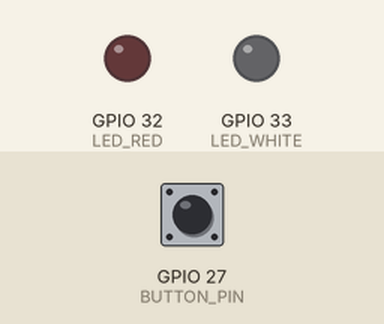
Simulated run of this sketch. Board: ESP32. On the bench: output pins drawn as LEDs (lit = HIGH). Inputs (shaded band) come from the test bench; at power-on: GPIO 27 (BUTTON_PIN) LOW.

Above: at 1.2 s.
1.3 s: GPIO 27 (BUTTON_PIN) pulled HIGH for 0.15 s
At 2.1 s:
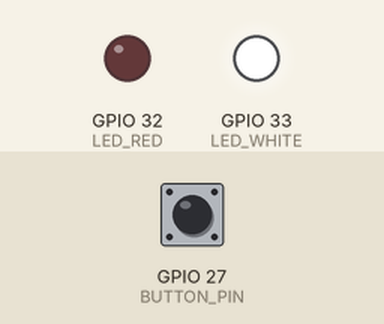
2.9 s: GPIO 27 (BUTTON_PIN) pulled HIGH for 1 s
At 3.3 s:
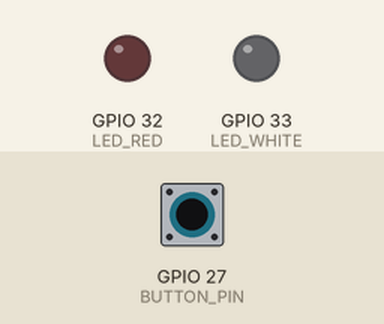
5.4 s: GPIO 27 (BUTTON_PIN) pulled HIGH for 3.2 s
At 6.4 s:
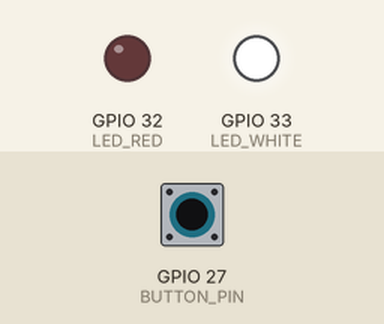
Timing chart, 0 to 8.4 s (numbered marks = the images above; inputs shaded):
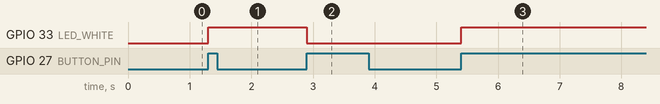

The sketch:

LED_button_ON_OFF.ino
```cpp
#define LED_WHITE  33
#define LED_RED    32
#define BUTTON_PIN 27

bool ledState = false;
int lastButton = LOW;
unsigned long lastChange = 0;
const unsigned long DEBOUNCE_MS = 50;

void setup() {
  pinMode(LED_WHITE, OUTPUT);
  pinMode(LED_RED, OUTPUT);
  pinMode(BUTTON_PIN, INPUT);   // external pull-down
  digitalWrite(LED_WHITE, LOW);
}

void loop() {
  int button = digitalRead(BUTTON_PIN);

  // Act only on a new press (LOW -> HIGH), ignoring bounces
  if (button == HIGH && lastButton == LOW && millis() - lastChange > DEBOUNCE_MS) {
    ledState = !ledState;
    digitalWrite(LED_WHITE, ledState);
    lastChange = millis();
  }

  lastButton = button;
}
```

Measured:
- after the input at 1.3 s, GPIO 33 (LED_WHITE): LOW → HIGH at once
- after the input at 2.9 s, GPIO 33 (LED_WHITE): HIGH → LOW at once
- after the input at 5.4 s, GPIO 33 (LED_WHITE): LOW → HIGH at once
